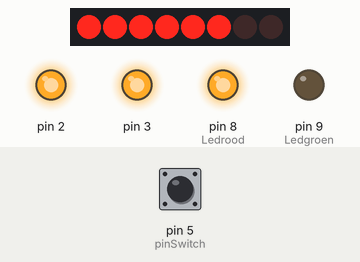
Bench run of a sketch on a simulated Arduino Uno, built with avr-gcc and run on an emulated ATmega328P. Parts: 8 shift-register outputs drawn as a row of LEDs (first output left, lit = HIGH), output pins drawn as LEDs (lit = HIGH). Wiring (inferred from the names in the program): shift register (74HC595): data pin 11; shift clock pin 13; latch pin 12. Wiring (inferred from the signals the program sends): row of LEDs: on Q0, Q1, Q2, Q3, Q4, Q5, Q6, Q7. The inputs (shaded band) are chosen by the test bench; at power-on: pin 5 (pinSwitch) LOW. Pins used as bus, display or sensor lines are not drawn.

Above: at 4.8 s.
4.9 s: pin 5 (pinSwitch) pulled HIGH for 2.35 s
At 6.4 s:
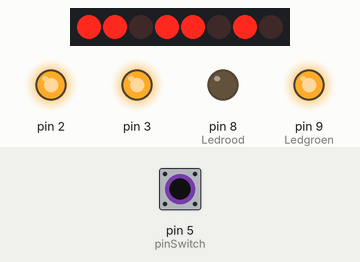
At 8.8 s:
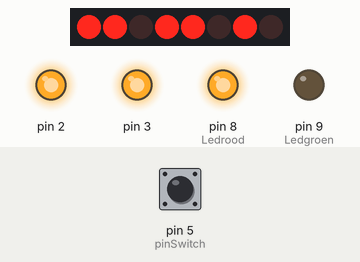
Timing chart, 0 to 10.5 s (numbered marks = the images above; inputs shaded):
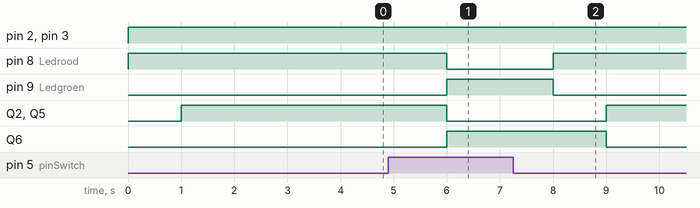

Measured:
- after the input at 4.9 s, pin 8 (Ledrood): HIGH → LOW after 1.1 s, → HIGH 2.0 s later; pin 9 (Ledgroen): LOW → HIGH after 1.1 s, → LOW 2.0 s later; Q2, Q5: HIGH → LOW after 1.1 s, → HIGH 3.0 s later; Q6: LOW → HIGH after 1.1 s, → LOW 3.0 s later

The sketch:

7_segmentdisplay.ino
```cpp
//Pin connected to ST_CP of 74HC595
int latchPin = 12;
//Pin connected to SH_CP of 74HC595
int clockPin = 13;
////Pin connected to DS of 74HC595
int dataPin = 11;
const int pinSwitch = 5; //Pin Reed
int StatoSwitch = 0;
int Ledrood = 8;
int Ledgroen = 9;
void setup() {
  //set pins to output so you can control the shift register
  pinMode(latchPin, OUTPUT);
  pinMode(clockPin, OUTPUT);
  pinMode(dataPin, OUTPUT);
  pinMode(pinSwitch, INPUT);
  pinMode(2 , OUTPUT);
   pinMode(3 , OUTPUT);
   pinMode (Ledgroen, OUTPUT);
   pinMode (Ledrood, OUTPUT);
}

void loop()
{
  digitalWrite (Ledgroen, LOW);
  digitalWrite (Ledrood, HIGH);
  digitalWrite (2, HIGH);
  digitalWrite (3, HIGH);
  StatoSwitch = digitalRead(pinSwitch);
if (StatoSwitch == HIGH){
    digitalWrite (Ledrood, LOW);
  digitalWrite (Ledgroen, HIGH);
   // Decimal 91      Binary output  01011011     Displays 2
    digitalWrite(latchPin, LOW);
    shiftOut(dataPin, clockPin, MSBFIRST, 91);
    digitalWrite(latchPin, HIGH);
    delay(1000);
}
else {

    delay(1000);

    // Decimal 63      Binary output  01111111     Displays 0
    digitalWrite(latchPin, LOW);
    shiftOut(dataPin, clockPin, MSBFIRST, 63);
    digitalWrite(latchPin, HIGH);
    delay(1000);

}

}
```
